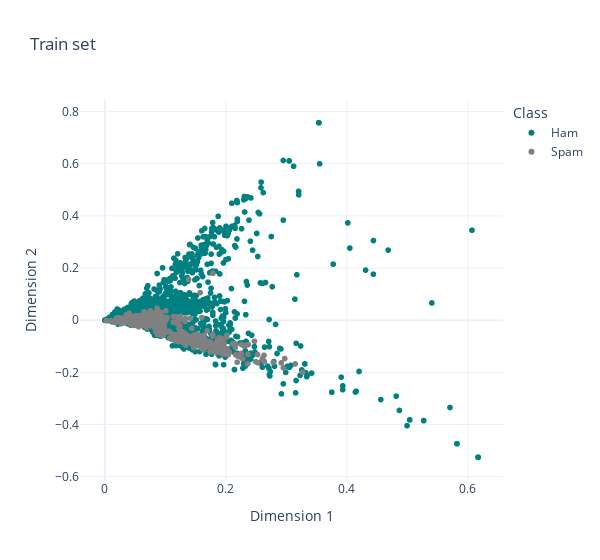

Notebook cell for this chart:
### Code cell
fig = px.scatter(
    df_tfidf,
    x='Dimension 1',
    y='Dimension 2',
    color='Class',
    title="Train set",
    width = 600, 
    color_discrete_sequence = ["teal", "gray"],
    template = 'plotly_white',)
fig.show()

### Figure 1 — Plotly figure (JSON) as saved in the notebook; plotly's stock layout.template omitted (floating-point values rounded to 4 significant figures; data arrays with more than 128 entries replaced by an {"elided": "..."} marker saying what was removed)
{"data": [{"hovertemplate": "Class=Ham<br>Dimension 1=%{x}<br>Dimension 2=%{y}<extra></extra>", "legendgroup": "Ham", "marker": {"color": "teal", "symbol": "circle"}, "mode": "markers", "name": "Ham", "showlegend": true, "type": "scattergl", "x": {"elided": "3629 float values"}, "xaxis": "x", "y": {"elided": "3629 float values"}, "yaxis": "y"}, {"hovertemplate": "Class=Spam<br>Dimension 1=%{x}<br>Dimension 2=%{y}<extra></extra>", "legendgroup": "Spam", "marker": {"color": "gray", "symbol": "circle"}, "mode": "markers", "name": "Spam", "showlegend": true, "type": "scattergl", "x": {"elided": "550 float values"}, "xaxis": "x", "y": {"elided": "550 float values"}, "yaxis": "y"}], "layout": {"legend": {"title": {"text": "Class"}, "tracegroupgap": 0}, "title": {"text": "Train set"}, "width": 600, "xaxis": {"anchor": "y", "domain": [0, 1], "title": {"text": "Dimension 1"}}, "yaxis": {"anchor": "x", "domain": [0, 1], "title": {"text": "Dimension 2"}}}}
